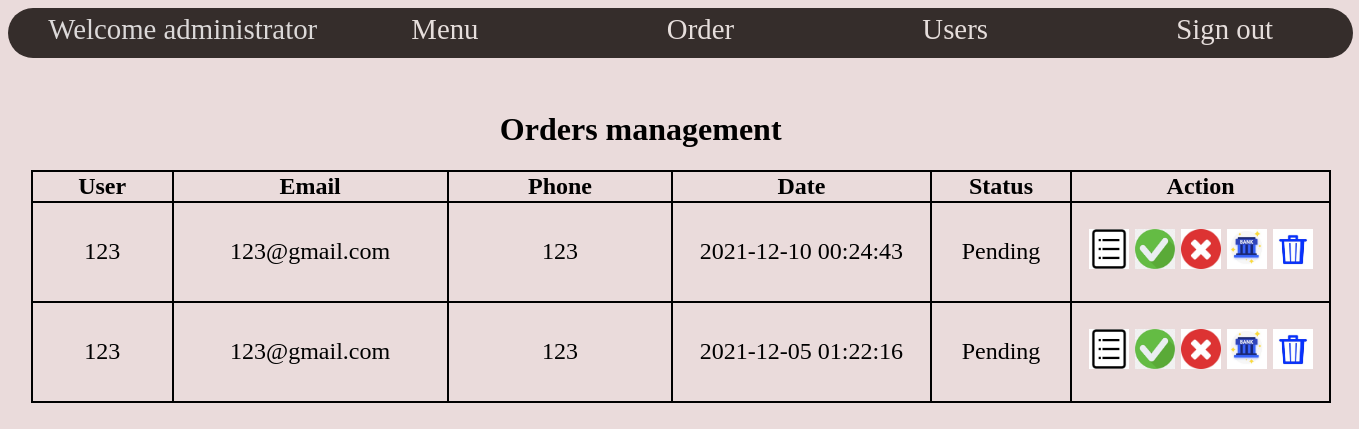
Page /admin/order.php (signed in) on the committed database.
### tables this page shows
CREATE TABLE `forder` (
  `id` int(255) NOT NULL,
  `userid` int(255) NOT NULL,
  `username` text NOT NULL,
  `cardname` text NOT NULL,
  `phone` text NOT NULL,
  `address` text NOT NULL,
  `email` text NOT NULL,
  `bankinfo` text NOT NULL,
  `date` datetime NOT NULL,
  `accountemail` text NOT NULL,
  `accountphone` text NOT NULL,
  `deliveryorpickup` int(100) NOT NULL,
  `deliveryaddress` text NOT NULL,
  `deliveryphone` text NOT NULL,
  `status` int(11) NOT NULL
);

### admin/order.php (the view, shortened to what this page needs)
<?php
   include("functions/connection.php");
?>
<html>
<head>
   <link href="pages style/mainpage.css" rel="stylesheet">
</head>
<body>
   <div id="box1">
       <section id="text">Welcome administrator<a href="menu.php" id="menubutton">Menu</a><a href="order.php" id="orderbutton">Order</a><a href="user.php" id="userbutton">Users</a><a href="logout.php" id="logoutbutton">Sign out</a><section>
   </div>
   <div style="margin:0 auto; height: 4%;"></div>
   <div style="margin:0 auto; width:1300px; min-width:1320px;">
   <div style="width: 1300px; min-width: 1300px;   margin-top: 50px; margin-right:50px; float: right;"><h1 align="center">Orders management</h1></div>
   <table class="table1" style="width: 1300px; min-width: 1300px;">
     <thead>
        <tr>
          <th width="80px">User</th>
          <th width="120px">Email</th>
          <th width="130px">Phone</th>
          <th width="150px">Date</th>
          <th width="80px">Status</th>
          <th width="150px">Action</th>
        </tr>
     </thead>
       <?php
         $query="select * from forder where status=1 or status =-1 order by date desc ";
         $result= mysqli_query($con,$query);
         while($row = mysqli_fetch_array($result))
         {
            ?>
                <tr>
                   <td align="center" height="100px"><?php  $orderid=$row['id']; $username=$row['username']; echo $row['username'] ?></td>
                   <td align="center">
                     <?php
                        echo $row['accountemail'];
                     ?>
                   </td>
                   <td align="center"><?php  echo $row['accountphone'];?></td>
                   <td align="center"><?php echo $row['date'] ?></td>
                   <td align="center">
                     <?php
                         if($row['status']==1)
                           echo "Pending";
                         else if($row['status']==-1)
                           echo "Confirmed";
                     ?>
                  </td>
                  <td align="center" id="deletebox">
                    <abbr title="Detail of the order"><a href="detailorder.php?id=<?php echo $row['id'] ?>"><img src="../images/detail.jpg" width="40px" height="40px"/></a></abbr>
                    <abbr title="Confirming the order"><a href="functions/checkorder.php?id=<?php echo $row['id'] ?>"><img src="../images/check.JPG" width="40px" height="40px"/></a></abbr>
                    <abbr title="Pending the order"><a href="functions/pendingorder.php?id=<?php echo $row['id'] ?>"><img src="../images/cross.JPG" width="40px" height="40px"/></a></abbr>
                    <abbr title="Payment information"><a href="paymentinfo.php?orderid=<?php echo $orderid;?>"><img src="../images/bank.JPG" width="40px" height="40px"/></a></abbr>
                    <abbr title="Delete the order"><a href="functions/deleteorder.php?id=<?php echo $row['id'] ?>"><img src="../images/delete.jpg" width="40px" height="40px"/></a></abbr>
                  </td>
                </tr>
            <?php
         }
       ?>
    </table>
  </div>
</body>
</html>

### admin/pages style/mainpage.css (style rules this page uses)
body { background-color: #EADBDB; width:99%; min-width:1341px; height:100%; min-height: 600px; }
#box1 { font-size: 180%; background-color: #352D2B; width: 99%; min-width: 1330px;; height: 50px; min-height: 50px; max-height: 50px; border-radius: 200px; position: fixed; }
#text { position: relative; left: 3%; top: 10%; width: 70%; color: #DCD9D9; }
a#menubutton { text-decoration: none; position: relative; left: 10%; color: #E6DEDC; }
a#orderbutton { text-decoration: none; position: relative; left: 30%; color: #E6DEDC; }
a#userbutton { text-decoration: none; position: relative; left: 50%; color: #E6DEDC; }
a#logoutbutton { text-decoration: none; position: relative; left: 70%; color: #E6DEDC; }
.table1 { border-collapse: collapse; margin: 30px auto; font-size: 150%; width:1300px; }
td,th { border: 2px solid black; }

### rows in the picture
forder: username "123", accountemail "123@gmail.com", accountphone "123", date "2021-12-10 00:24:43", status "Pending"
forder: username "123", accountemail "123@gmail.com", accountphone "123", date "2021-12-05 01:22:16", status "Pending"
